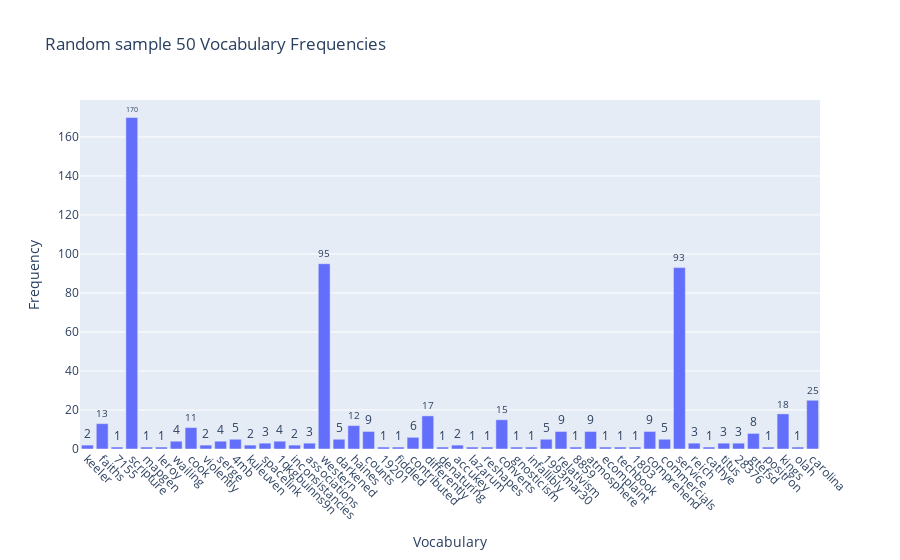

Notebook code cell kept with this figure:
### Markdown cell above
### ** >>> Exercise 14 (take home) ** 
The chart above only contains 300 vocabulary in the documents, and it's already computationally intensive to both compute and visualize. Can you efficiently reduce the number of terms you want to visualize as an exercise.

### Code cell
# Answer here

import random

# Using this method will be faster because the time complexity of the original method may be O(n^2).
term_frequencies = np.asarray(X_counts.sum(axis=0))[0]

# Random sample
sample_size = 50
random_index = random.sample(range(X_counts.shape[1]), sample_size)

data = pd.DataFrame({
    'Vocabulary': [count_vect.get_feature_names_out()[i] for i in random_index],
    'Frequency': [term_frequencies[i] for i in random_index]
})

fig = px.bar(data, x = 'Vocabulary', y = 'Frequency', text = 'Frequency', title = 'Random sample {} Vocabulary Frequencies'.format(sample_size))
fig.update_traces(texttemplate = '%{text}', textposition = 'outside')
fig.update_layout(xaxis_tickangle = 45)
fig.show()

### Figure 1 — Plotly figure (JSON) as saved in the notebook; plotly's stock layout.template omitted (floating-point values rounded to 4 significant figures)
{"data": [{"alignmentgroup": "True", "hovertemplate": "Vocabulary=%{x}<br>Frequency=%{text}<extra></extra>", "legendgroup": "", "marker": {"color": "#636efa", "pattern": {"shape": ""}}, "name": "", "offsetgroup": "", "orientation": "v", "showlegend": false, "text": [2, 13, 1, 170, 1, 1, 4, 11, 2, 4, 5, 2, 3, 4, 2, 3, 95, 5, 12, 9, 1, 1, 6, 17, 1, 2, 1, 1, 15, 1, 1, 5, 9, 1, 9, 1, 1, 1, 9, 5, 93, 3, 1, 3, 3, 8, 1, 18, 1, 25], "textposition": "outside", "texttemplate": "%{text}", "type": "bar", "x": ["keeler", "faiths", "7155", "scripture", "mapgen", "leroy", "wailing", "cook", "violently", "serge", "4mb", "kuleuven", "spacelink", "1qkgbuinns9n", "inconsistancies", "associations", "western", "darkened", "haines", "counts", "19201", "fiddled", "contributed", "differently", "denaturing", "accukey", "lazarum", "reshapes", "converts", "gnosticism", "infallibly", "1993mar30", "relativism", "8859", "atmosphere", "ecomplaint", "techbook", "1803", "comprehend", "commercials", "service", "reich", "cathye", "titus", "28376", "gtefsd", "positron", "kings", "olah", "carolina"], "xaxis": "x", "y": [2, 13, 1, 170, 1, 1, 4, 11, 2, 4, 5, 2, 3, 4, 2, 3, 95, 5, 12, 9, 1, 1, 6, 17, 1, 2, 1, 1, 15, 1, 1, 5, 9, 1, 9, 1, 1, 1, 9, 5, 93, 3, 1, 3, 3, 8, 1, 18, 1, 25], "yaxis": "y"}], "layout": {"barmode": "relative", "legend": {"tracegroupgap": 0}, "title": {"text": "Random sample 50 Vocabulary Frequencies"}, "xaxis": {"anchor": "y", "domain": [0, 1], "tickangle": 45, "title": {"text": "Vocabulary"}}, "yaxis": {"anchor": "x", "domain": [0, 1], "title": {"text": "Frequency"}}}}
